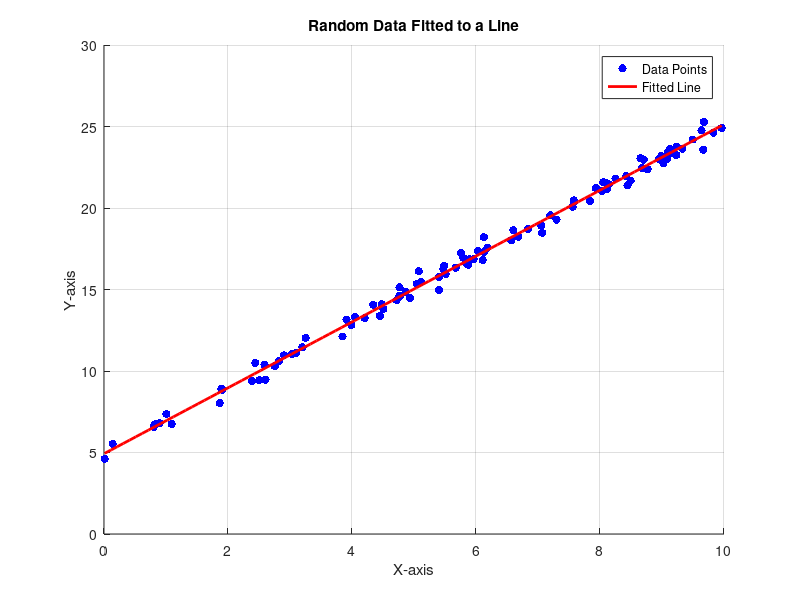
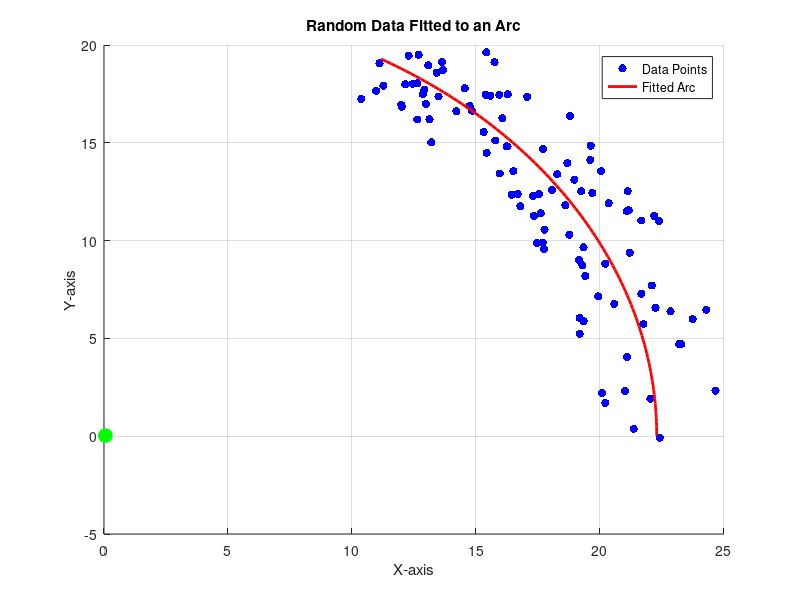
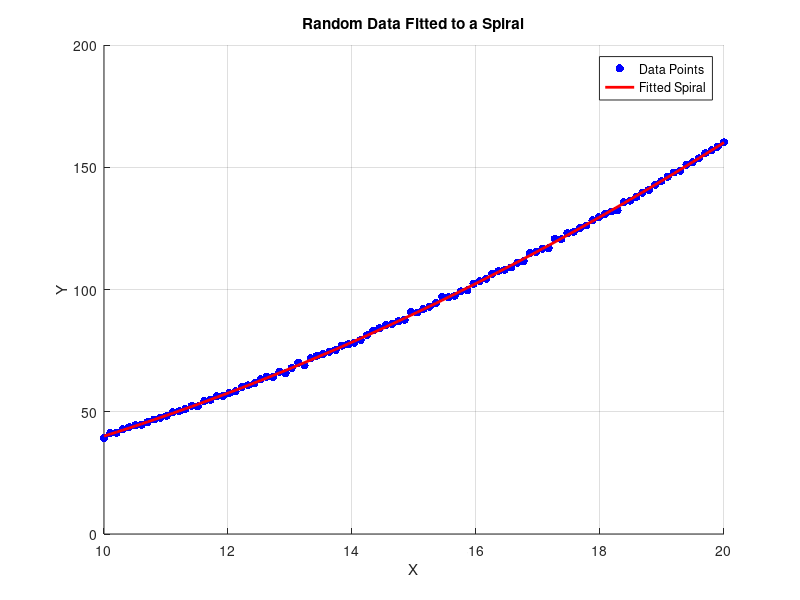

Source code (MATLAB) for these figures, in order:
%% Line Fitting and Curve Fitting


%% Fitting a Line - by generating a random data

rng("default");

% Generate random x-values 
x = 10 * rand(100, 1);

% Create corresponding y-values with some noise
noise = 0.4 * randn(100, 1); 
slope = 2; 
intercept = 5; % Y-intercept
y = slope * x + intercept + noise;

% Fit a line (y = mx + b) to the data
p = polyfit(x, y, 1);

figure(1)
% Plot the data points
scatter(x, y, 'b', 'filled'); 

hold on; 
grid on;

% Plot the fitted line
xFit = linspace(min(x), max(x), 100); % Generate x-values for the line
yFit = polyval(p, xFit); % Compute corresponding y-values for the line
plot(xFit, yFit, 'r', 'LineWidth', 2); % Plot the fitted line


xlabel('X-axis');
ylabel('Y-axis');
title('Random Data Fitted to a Line');
legend('Data Points', 'Fitted Line', 'Location', 'best');

%% Fitting an Arc - by generating random data

rng("default");

startAngle = 0;  % Starting angle
endAngle = pi/3; % Ending angle 

% Generate random angles between startAngle and endAngle
angles = startAngle + (endAngle - startAngle)  * rand(100, 1);

% Generate random radii between 5 and 7
radii = 20 + 5 * rand(100, 1);

% Calculate x and y coordinates of the data points
x = radii .* cos(angles);  % 5 + radii .* cos(angles);
y = radii .* sin(angles);  % 3 + radii .* sin(angles);

% Add noise to the data
noise = 0.1 * randn(100, 1); 
x = x + noise;
y = y + noise;

% Define the function to fit the data to an arc
arcFit = @(parameters, angles) [parameters(1) + parameters(3) * cos(angles), parameters(2) + parameters(3) * sin(angles)];

% Initial guess for parameters: [x_center, y_center, radius]
initialGuess = [1, 1, 1];

% Fit the data to a circle
fittedParameters = lsqcurvefit(arcFit, initialGuess, angles, [x, y]);

% Extract the fitted parameters
x_center = fittedParameters(1);
y_center = fittedParameters(2);
radius = fittedParameters(3);

figure(12)
% Plot the data points
scatter(x, y, 'b', 'filled');

hold on; 
grid on

% Plot the fitted arc
fittedAngles = linspace(startAngle, endAngle, 100);
fittedCircle = arcFit(fittedParameters, fittedAngles');
plot(fittedCircle(:,1), fittedCircle(:,2), 'r', 'LineWidth', 2);

% Mark the center of the fitted arc
plot(x_center, y_center, 'go', 'MarkerSize', 10, 'MarkerFaceColor', 'g');


xlabel('X-axis');
ylabel('Y-axis');
title('Random Data Fitted to an Arc');
legend('Data Points', 'Fitted Arc', 'Location','best');


%% Fitting a spiral - by generating random data

rng("default");

% Generate random data points
x = linspace(10, 20, 100)';
a_true = 0.4; % True parameter for the spiral

% Generate corresponding y-values based on a spiral
y_true = a_true * x.^2;

% Add some noise to the data
noise = 0.6 * randn(size(x));
y_data = y_true + noise;

% Define the custom spiral function
spiralFunction = @(parameters, x) parameters(1) * x.^2;

% Initial guess for the parameter
initialGuess = [0.05]; 

% Fit the data to the spiral function
fitParameters = lsqcurvefit(spiralFunction, initialGuess, x, y_data);

% Plot the fitted spiral
fittedSpiral = spiralFunction(fitParameters, x);

figure(123)

% Plot the data and the fitted curve
scatter(x, y_data, 'b', 'filled');
hold on;
grid on;
plot(x, fittedSpiral, 'r-', 'LineWidth', 2, 'DisplayName', 'Fitted Spiral');
xlabel('X');
ylabel('Y');
legend('Data Points', 'Fitted Spiral', 'Location','best');
title('Random Data Fitted to a Spiral');

% Display the fitted parameter
fprintf('Fitted parameter for the spiral: a = %.4f\n', fitParameters(1));

